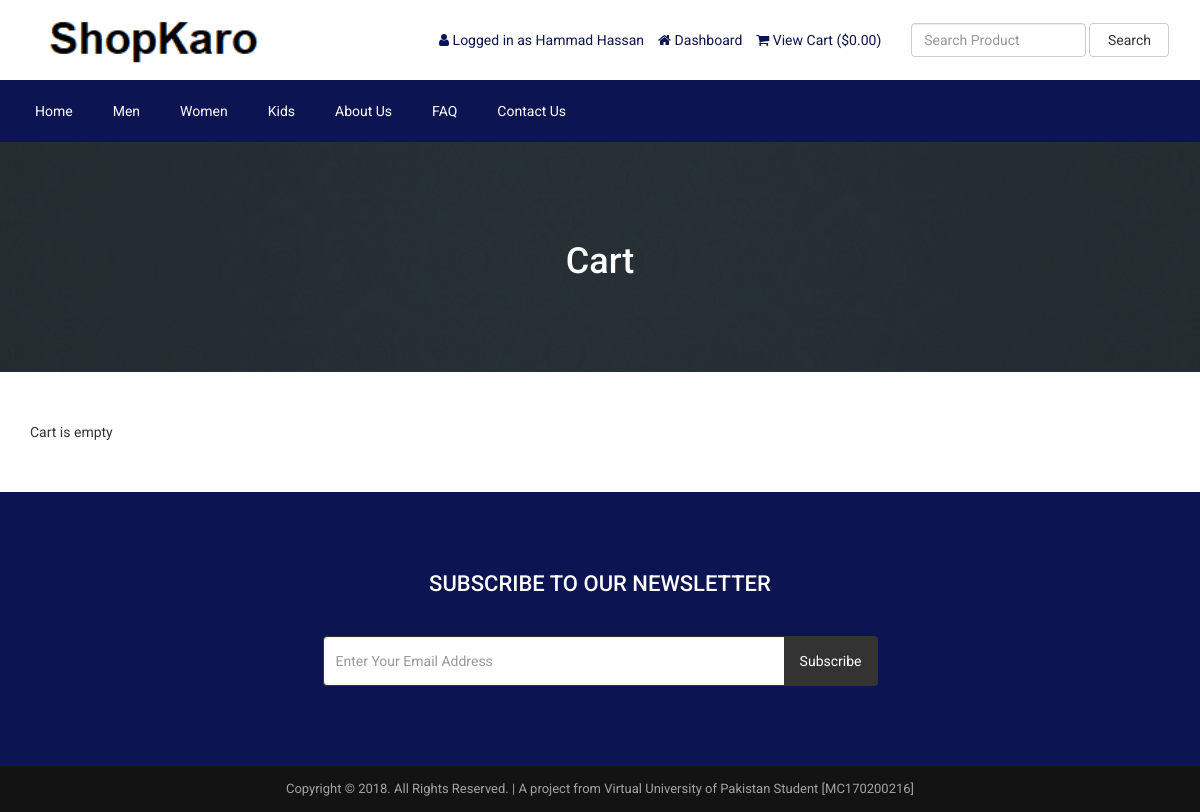
Screenshot of /cart.php (signed in) with the database file from the repository.
### tables this page shows
CREATE TABLE `tbl_settings` (
  `id` int(11) NOT NULL,
  `logo` text NOT NULL,
  `favicon` text NOT NULL,
  `footer_about` text NOT NULL,
  `footer_copyright` text NOT NULL,
  `contact_address` text NOT NULL,
  `contact_email` text NOT NULL,
  `contact_phone` text NOT NULL,
  `contact_fax` text NOT NULL,
  `contact_map_iframe` text NOT NULL,
  `receive_email` text NOT NULL,
  `receive_email_subject` text NOT NULL,
  `receive_email_thank_you_message` text NOT NULL,
  `forget_password_message` text NOT NULL,
  `total_recent_post_footer` int(10) NOT NULL,
  `total_popular_post_footer` int(10) NOT NULL,
  `total_recent_post_sidebar` int(11) NOT NULL,
  `total_popular_post_sidebar` int(11) NOT NULL,
  `total_featured_product_home` int(11) NOT NULL,
  `total_latest_product_home` int(11) NOT NULL,
  `total_popular_product_home` int(11) NOT NULL,
  `meta_title_home` text NOT NULL,
  `meta_keyword_home` text NOT NULL,
  `meta_description_home` text NOT NULL,
  `banner_login` varchar(255) NOT NULL,
  `banner_registration` varchar(255) NOT NULL,
  `banner_forget_password` varchar(255) NOT NULL,
  `banner_reset_password` varchar(255) NOT NULL,
  `banner_search` varchar(255) NOT NULL,
  `banner_cart` varchar(255) NOT NULL,
  `banner_checkout` varchar(255) NOT NULL,
  `banner_product_category` varchar(255) NOT NULL,
  `banner_blog` varchar(255) NOT NULL,
  `cta_title` varchar(255) NOT NULL,
  `cta_content` text NOT NULL,
  `cta_read_more_text` varchar(255) NOT NULL,
  `cta_read_more_url` varchar(255) NOT NULL,
  `cta_photo` varchar(255) NOT NULL,
  `featured_product_title` varchar(255) NOT NULL,
  `featured_product_subtitle` varchar(255) NOT NULL,
  `latest_product_title` varchar(255) NOT NULL,
  `latest_product_subtitle` varchar(255) NOT NULL,
  `popular_product_title` varchar(255) NOT NULL,
  `popular_product_subtitle` varchar(255) NOT NULL,
  `testimonial_title` varchar(255) NOT NULL,
  `testimonial_subtitle` varchar(255) NOT NULL,
  `testimonial_photo` varchar(255) NOT NULL,
  `blog_title` varchar(255) NOT NULL,
  `blog_subtitle` varchar(255) NOT NULL,
  `newsletter_text` text NOT NULL,
  `paypal_email` varchar(255) NOT NULL,
  `stripe_public_key` varchar(255) NOT NULL,
  `stripe_secret_key` varchar(255) NOT NULL,
  `bank_detail` text NOT NULL,
  `before_head` text NOT NULL,
  `after_body` text NOT NULL,
  `before_body` text NOT NULL,
  `home_service_on_off` int(11) NOT NULL,
  `home_welcome_on_off` int(11) NOT NULL,
  `home_featured_product_on_off` int(11) NOT NULL,
  `home_latest_product_on_off` int(11) NOT NULL,
  `home_popular_product_on_off` int(11) NOT NULL,
  `home_testimonial_on_off` int(11) NOT NULL,
  `home_blog_on_off` int(11) NOT NULL,
  `newsletter_on_off` int(11) NOT NULL,
  `ads_above_welcome_on_off` int(1) NOT NULL,
  `ads_above_featured_product_on_off` int(1) NOT NULL,
  `ads_above_latest_product_on_off` int(1) NOT NULL,
  `ads_above_popular_product_on_off` int(1) NOT NULL,
  `ads_above_testimonial_on_off` int(1) NOT NULL,
  `ads_category_sidebar_on_off` int(1) NOT NULL
);

CREATE TABLE `tbl_top_category` (
  `tcat_id` int(11) NOT NULL,
  `tcat_name` varchar(255) NOT NULL,
  `show_on_menu` int(1) NOT NULL
);

CREATE TABLE `tbl_page` (
  `id` int(11) NOT NULL,
  `about_title` varchar(255) NOT NULL,
  `about_content` text NOT NULL,
  `about_banner` varchar(255) NOT NULL,
  `about_meta_title` varchar(255) NOT NULL,
  `about_meta_keyword` text NOT NULL,
  `about_meta_description` text NOT NULL,
  `faq_title` varchar(255) NOT NULL,
  `faq_banner` varchar(255) NOT NULL,
  `faq_meta_title` varchar(255) NOT NULL,
  `faq_meta_keyword` text NOT NULL,
  `faq_meta_description` text NOT NULL,
  `blog_title` varchar(255) NOT NULL,
  `blog_banner` varchar(255) NOT NULL,
  `blog_meta_title` varchar(255) NOT NULL,
  `blog_meta_keyword` text NOT NULL,
  `blog_meta_description` text NOT NULL,
  `contact_title` varchar(255) NOT NULL,
  `contact_banner` varchar(255) NOT NULL,
  `contact_meta_title` varchar(255) NOT NULL,
  `contact_meta_keyword` text NOT NULL,
  `contact_meta_description` text NOT NULL,
  `pgallery_title` varchar(255) NOT NULL,
  `pgallery_banner` varchar(255) NOT NULL,
  `pgallery_meta_title` varchar(255) NOT NULL,
  `pgallery_meta_keyword` text NOT NULL,
  `pgallery_meta_description` text NOT NULL,
  `vgallery_title` varchar(255) NOT NULL,
  `vgallery_banner` varchar(255) NOT NULL,
  `vgallery_meta_title` varchar(255) NOT NULL,
  `vgallery_meta_keyword` text NOT NULL,
  `vgallery_meta_description` text NOT NULL
);

### cart.php (the view, shortened to what this page needs)
<?php require_once('header.php'); ?>
<?php
$statement = $pdo->prepare("SELECT * FROM tbl_settings WHERE id=1");
$statement->execute();
$result = $statement->fetchAll(PDO::FETCH_ASSOC);
foreach ($result as $row) {
    $banner_cart = $row['banner_cart'];
}
?>
<div class="page-banner" style="background-image: url(assets/uploads/<?php echo $banner_cart; ?>)">
    <div class="overlay"></div>
    <div class="page-banner-inner">
        <h1><?php echo LANG_VALUE_18; ?></h1>
    </div>
</div>
<div class="page">
	<div class="container">
		<div class="row">
			<div class="col-md-12">
                <?php if(!isset($_SESSION['cart_p_id'])): ?>
                    <?php echo 'Cart is empty'; ?>
                <?php endif; ?>
			</div>
		</div>
	</div>
</div>
<?php require_once('footer.php'); ?>

### header.php (shortened to what this page needs)
<?php
include("admin/inc/config.php");
$statement = $pdo->prepare("SELECT * FROM tbl_settings WHERE id=1");
$statement->execute();
$result = $statement->fetchAll(PDO::FETCH_ASSOC);
foreach ($result as $row)
{
	$logo = $row['logo'];
}
?>
<!DOCTYPE html>
<html lang="en">
<head>
	<link rel="stylesheet" href="assets/css/bootstrap.min.css">
	<link rel="stylesheet" href="assets/css/font-awesome.min.css">
	<link rel="stylesheet" href="assets/css/owl.carousel.min.css">
	<link rel="stylesheet" href="assets/css/owl.theme.default.min.css">
	<link rel="stylesheet" href="assets/css/jquery.bxslider.min.css">
    <link rel="stylesheet" href="assets/css/magnific-popup.css">
    <link rel="stylesheet" href="assets/css/rating.css">
	<link rel="stylesheet" href="assets/css/spacing.css">
	<link rel="stylesheet" href="assets/css/bootstrap-touch-slider.css">
	<link rel="stylesheet" href="assets/css/animate.min.css">
	<link rel="stylesheet" href="assets/css/tree-menu.css">
	<link rel="stylesheet" href="assets/css/select2.min.css">
	<link rel="stylesheet" href="assets/css/main.css">
	<link rel="stylesheet" href="assets/css/responsive.css">
	<?php
	$statement = $pdo->prepare("SELECT * FROM tbl_page WHERE id=1");
	$statement->execute();
	$result = $statement->fetchAll(PDO::FETCH_ASSOC);
		?>
</head>
<body>
<div class="header">
	<div class="container">
		<div class="row inner">
			<div class="col-md-4 logo">
				<a href="index.php"><img src="assets/uploads/<?php echo $logo; ?>" alt="logo image"></a>
			</div>
			<div class="col-md-5 right">
				<ul>
					<?php
					if(isset($_SESSION['customer'])) {
						?>
						<li><i class="fa fa-user"></i> <?php echo LANG_VALUE_13; ?> <?php echo $_SESSION['customer']['cust_name']; ?></li>
						<li><a href="dashboard.php"><i class="fa fa-home"></i> <?php echo LANG_VALUE_89; ?></a></li>
						<?php
					} else {
						?>
						<li><a href="login.php"><i class="fa fa-sign-in"></i> <?php echo LANG_VALUE_9; ?></a></li>
						<li><a href="registration.php"><i class="fa fa-user-plus"></i> <?php echo LANG_VALUE_15; ?></a></li>
						<?php
					}
					?>
					<li><a href="cart.php"><i class="fa fa-shopping-cart"></i> <?php echo LANG_VALUE_19; ?> (<?php echo LANG_VALUE_1; ?><?php
					if(isset($_SESSION['cart_p_id'])) {
						$table_total_price = 0;
						$i=0;
	                    foreach($_SESSION['cart_p_qty'] as $key => $value)
	                    {
	                        $i++;
	                        $arr_cart_p_qty[$i] = $value;
	                    }                    $i=0;
	                    foreach($_SESSION['cart_p_current_price'] as $key => $value)
	                    {
	                        $i++;
	                        $arr_cart_p_current_price[$i] = $value;
	                    }
	                    for($i=1;$i<=count($arr_cart_p_qty);$i++) {
	                    	$row_total_price = $arr_cart_p_current_price[$i]*$arr_cart_p_qty[$i];
	                        $table_total_price = $table_total_price + $row_total_price;
	                    }
						echo $table_total_price;
					} else {
						echo '0.00';
					}
					?>)</a></li>
				</ul>
			</div>
			<div class="col-md-3 search-area">
				<form class="navbar-form navbar-left" role="search" action="search-result.php" method="get">
					<div class="form-group">
						<input type="text" class="form-control search-top" placeholder="<?php echo LANG_VALUE_2; ?>" name="search_text">
					</div>
					<button type="submit" class="btn btn-default"><?php echo LANG_VALUE_3; ?></button>
				</form>
			</div>
		</div>
	</div>
</div>
<div class="nav">
	<div class="container">
		<div class="row">
			<div class="col-md-12 pl_0 pr_0">
				<div class="menu-container">
					<div class="menu">
						<ul>
							<li><a href="index.php">Home</a></li>
							<?php
							$statement = $pdo->prepare("SELECT * FROM tbl_top_category WHERE show_on_menu=1");
							$statement->execute();
							$result = $statement->fetchAll(PDO::FETCH_ASSOC);
							foreach ($result as $row) {
								?>
								<li><a href="product-category.php?id=<?php echo $row['tcat_id']; ?>&type=top-category"><?php echo $row['tcat_name']; ?></a>
								</li>
								<?php
							}
							?>
							<?php
							$statement = $pdo->prepare("SELECT * FROM tbl_page WHERE id=1");
							$statement->execute();
							$result = $statement->fetchAll(PDO::FETCH_ASSOC);
							foreach ($result as $row) {
								$about_title = $row['about_title'];
								$faq_title = $row['faq_title'];
								$contact_title = $row['contact_title'];
							}
							?>
							<li><a href="about.php"><?php echo $about_title; ?></a></li>
							<li><a href="faq.php"><?php echo $faq_title; ?></a></li>
							<li><a href="contact.php"><?php echo $contact_title; ?></a></li>
						</ul>
					</div>
				</div>
			</div>
		</div>
	</div>
</div>

### footer.php (shortened to what this page needs)
<?php
$statement = $pdo->prepare("SELECT * FROM tbl_settings WHERE id=1");
$statement->execute();
$result = $statement->fetchAll(PDO::FETCH_ASSOC);
foreach ($result as $row)
{
	$footer_copyright = $row['footer_copyright'];
    $newsletter_on_off = $row['newsletter_on_off'];
}
?>
<?php if($newsletter_on_off == 1): ?>
<section class="home-newsletter">
	<div class="container">
		<div class="row">
			<div class="col-md-6 col-md-offset-3">
				<div class="single">
				<form action="" method="post">
					<h2><?php echo LANG_VALUE_93; ?></h2>
					<div class="input-group">
			        	<input type="email" class="form-control" placeholder="<?php echo LANG_VALUE_95; ?>" name="email_subscribe">
			         	<span class="input-group-btn">
			         	<button class="btn btn-theme" type="submit" name="form_subscribe"><?php echo LANG_VALUE_92; ?></button>
			         	</span>
			        </div>
				</div>
			</div>
		</div>
	</div>
</section>
<?php endif; ?>
<div class="footer-bottom">
	<div class="container">
		<div class="row">
			<div class="col-md-12 copyright">
				<?php echo $footer_copyright; ?>
			</div>
		</div>
	</div>
</div>
</body>
</html>

### assets/css/main.css (style rules this page uses)
* { margin: 0; padding: 0; }
body { font-family: 'Roboto', sans-serif; font-size: 14px; }
h1, h2, h3, h4, h5, h6 { font-family: 'Roboto', sans-serif; }
a { text-decoration: none; }
.header { width: 100%; height: auto; background: #fff; }
.header .inner { height: auto; display: table; }
.header .logo { float: none; display: table-cell; vertical-align: middle; }
.header .logo img { max-width: 100%; height: 80px; }
.header .navbar-form .form-control { width: 300px; }
.header .search-area { float: none; display: table-cell; vertical-align: middle; }
.header .search-area .form-group { width: calc(100% - 84px); }
.header .search-area button { width: 80px; }
.header .search-area form { width: 100%; }
.header .right { float: none; display: table-cell; vertical-align: middle; padding-right: 0; }
.header .right ul { float: right; margin-bottom: 0; }
.header .right ul li { list-style-type: none; float: left; margin-left: 14px; color: #0d1452; }
.header .right ul li a { color: #0d1452; }
.header .navbar-form .search-top { width: 100%; }
.nav { background: #0d1452; }
.menu-container { width: 100%; margin: 0 auto; background: #0d1452; }
.menu-dropdown-icon:before { content: "\f067"; font-family: "FontAwesome"; display: none; cursor: pointer; float: right; padding: 1.5em 2em; background: #fff; color: #333; }
.menu > ul { margin: 0 auto; width: 100%; list-style: none; padding: 0; position: relative; box-sizing: border-box; }
.menu > ul:before, .menu > ul:after { content: ""; display: table; }
.menu > ul:after { clear: both; }
.menu > ul > li { float: left; padding: 0; margin: 0; }
.menu > ul > li a { text-decoration: none; padding: 1.5em 20px; display: block; color: #fff; }
.footer-bottom { width: 100%; height: auto; background: #141314; padding: 14px 0; }
.footer-bottom .copyright { font-size: 13px; color: #a3a3a3; text-align: center; }
.page-banner { width: 100%; height: auto; background-repeat: no-repeat; background-position: center center; -webkit-background-size: cover; background-size: cover; position: relative; padding-top: 80px; padding-bottom: 80px; overflow: hidden; }
.page-banner .overlay { position: absolute; left: 0; top: 0; width: 100%; height: 100%; opacity: 0.7; background: #333; }
.page-banner h1 { color: #fff; text-align: center; z-index: 999; position: relative; }
.page { width: 100%; height: auto; padding-top: 50px; padding-bottom: 50px; }
.home-newsletter { padding: 80px 0; background: #0d1452; }
.home-newsletter .single { max-width: 650px; margin: 0 auto; text-align: center; position: relative; z-index: 2; }
.home-newsletter .single h2 { font-size: 22px; color: white; text-transform: uppercase; margin-bottom: 40px; margin-top: 0; }
.home-newsletter .single .form-control { height: 50px; border-color: #333; outline: none; }
.home-newsletter .single .btn { min-height: 50px; background: #333; color: #fff; padding-left: 15px; padding-right: 15px; }

### assets/css/responsive.css (style rules this page uses)
@media only screen and (min-width: 992px) { .header .inner { width: 100%; } }
@media only screen and (min-width: 992px) { .header .search-area { padding-right: 0; } }
@media only screen and (min-width: 992px) { .header .search-area form { padding-right: 0; } }
@media only screen and (min-width: 992px) { .header .container { padding-right: 0; } }

### rows the page displays
tbl_settings: logo (picture), banner_cart (picture), footer_copyright "Copyright © 2018. All Rights Reserved. | A project from Virtual University of Pakistan Student [MC170200216]"
tbl_top_category: tcat_name "Men"
tbl_top_category: tcat_name "Women"
tbl_top_category: tcat_name "Kids"
tbl_page: about_title "About Us", faq_title "FAQ", contact_title "Contact Us"

### other values shown
LANG_VALUE_13 "Logged in as"
$_SESSION['customer']['cust_name'] "Hammad Hassan"
LANG_VALUE_89 "Dashboard"
LANG_VALUE_19 "View Cart"
LANG_VALUE_1 "$"
LANG_VALUE_3 "Search"
LANG_VALUE_18 "Cart"
LANG_VALUE_93 "SUBSCRIBE TO OUR NEWSLETTER"
LANG_VALUE_92 "Subscribe"
